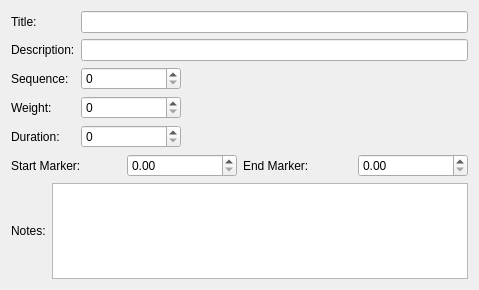
<?xml version="1.0" encoding="UTF-8"?>
<ui version="4.0">
 <class>SpotAudioForm</class>
 <widget class="QWidget" name="SpotAudioForm">
  <property name="geometry">
   <rect>
    <x>0</x>
    <y>0</y>
    <width>479</width>
    <height>290</height>
   </rect>
  </property>
  <property name="windowTitle">
   <string>Dialog</string>
  </property>
  <layout class="QVBoxLayout" name="verticalLayout">
   <item>
    <layout class="QGridLayout" name="gridLayout" columnstretch="0,0,1" rowminimumheight="0,0,0,0,0,0,0">
     <item row="1" column="0" colspan="2">
      <widget class="QLabel" name="label_2">
       <property name="text">
        <string>Description:</string>
       </property>
      </widget>
     </item>
     <item row="2" column="0" colspan="2">
      <widget class="QLabel" name="label_3">
       <property name="text">
        <string>Sequence:</string>
       </property>
      </widget>
     </item>
     <item row="2" column="2">
      <widget class="QSpinBox" name="sbSequence">
       <property name="maximumSize">
        <size>
         <width>100</width>
         <height>16777215</height>
        </size>
       </property>
      </widget>
     </item>
     <item row="3" column="0" colspan="2">
      <widget class="QLabel" name="label_4">
       <property name="text">
        <string>Weight: </string>
       </property>
      </widget>
     </item>
     <item row="3" column="2">
      <widget class="QSpinBox" name="sbWeight">
       <property name="maximumSize">
        <size>
         <width>100</width>
         <height>16777215</height>
        </size>
       </property>
      </widget>
     </item>
     <item row="4" column="0" colspan="2">
      <widget class="QLabel" name="label_5">
       <property name="text">
        <string>Duration:</string>
       </property>
      </widget>
     </item>
     <item row="4" column="2">
      <widget class="QSpinBox" name="sbDuration">
       <property name="maximumSize">
        <size>
         <width>100</width>
         <height>16777215</height>
        </size>
       </property>
      </widget>
     </item>
     <item row="5" column="0" colspan="3">
      <layout class="QHBoxLayout" name="horizontalLayout">
       <item>
        <widget class="QLabel" name="label_6">
         <property name="text">
          <string>Start Marker:</string>
         </property>
        </widget>
       </item>
       <item>
        <widget class="QDoubleSpinBox" name="sbStartMarker"/>
       </item>
       <item>
        <widget class="QLabel" name="label_7">
         <property name="text">
          <string>End Marker: </string>
         </property>
        </widget>
       </item>
       <item>
        <widget class="QDoubleSpinBox" name="sbEndMarker"/>
       </item>
      </layout>
     </item>
     <item row="6" column="0">
      <widget class="QLabel" name="label_8">
       <property name="text">
        <string>Notes:</string>
       </property>
      </widget>
     </item>
     <item row="6" column="1" colspan="2">
      <widget class="QTextEdit" name="edtNotes"/>
     </item>
     <item row="0" column="2">
      <widget class="QLineEdit" name="edtTitle"/>
     </item>
     <item row="0" column="0" colspan="2">
      <widget class="QLabel" name="label">
       <property name="text">
        <string>Title:</string>
       </property>
      </widget>
     </item>
     <item row="1" column="2">
      <widget class="QLineEdit" name="edtDesc"/>
     </item>
    </layout>
   </item>
  </layout>
 </widget>
 <resources/>
 <connections/>
</ui>
